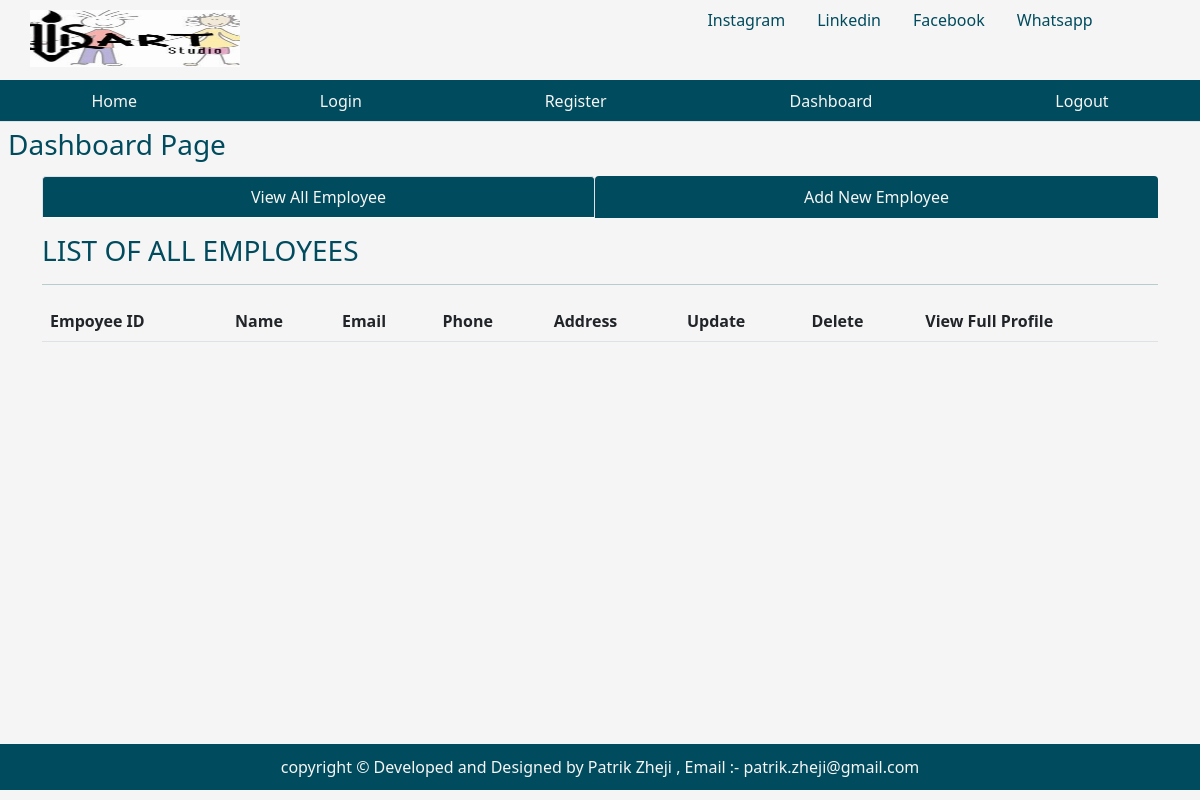
The app's page /dashboard, older data.
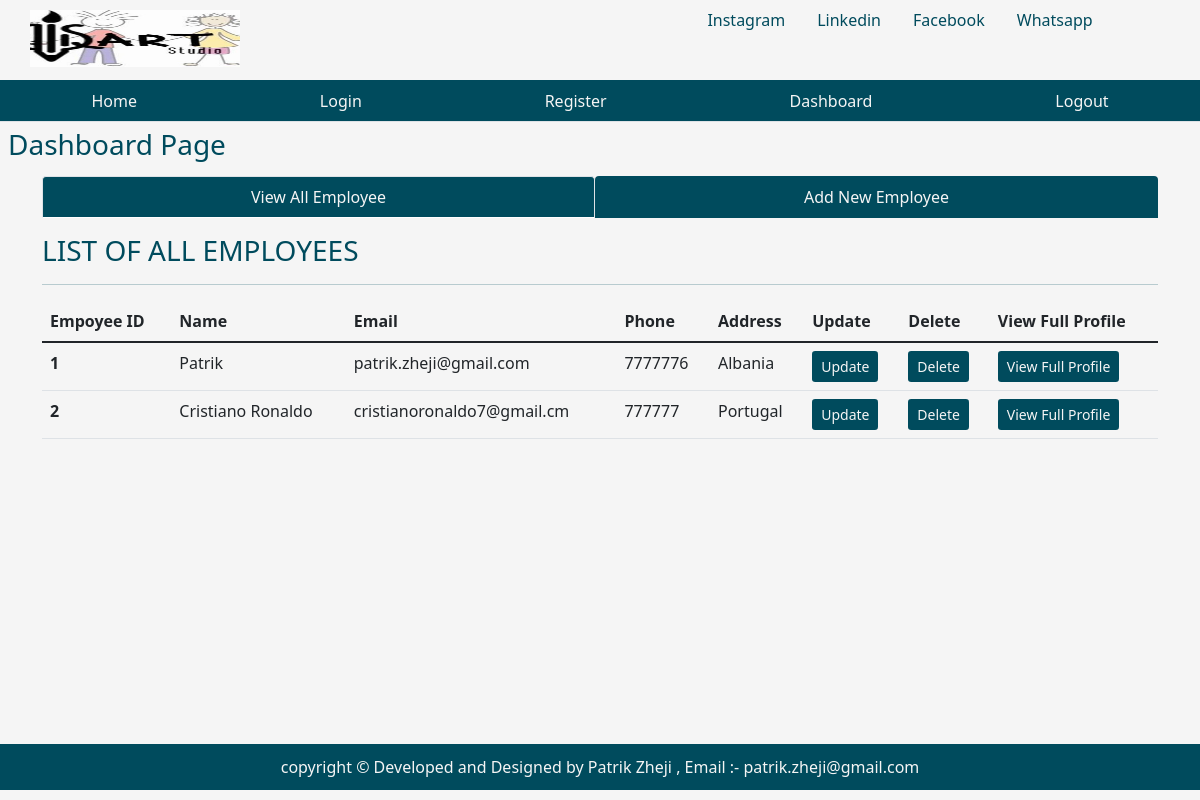
The same page, newer data.
### tables this page shows
CREATE TABLE emp (
    empid INTEGER PRIMARY KEY AUTOINCREMENT,
    name TEXT NOT NULL,
    email TEXT,
    phone INTEGER,
    address TEXT,
    joining_date TIMESTAMP DEFAULT CURRENT_TIMESTAMP,
    total_projects INTEGER DEFAULT 1,
    total_test_case INTEGER DEFAULT 1,
    total_defects_found INTEGER DEFAULT 1,
    total_defects_pending INTEGER DEFAULT 1
);

### app.py (the view)
@app.route('/dashboard')
def dashboard():
    user = get_current_user()
    db = get_database()
    emp_cur = db.execute('SELECT empid, name, email, phone, address FROM emp')
    allemp = emp_cur.fetchall()
    return render_template('dashboard.html', user=user, allemp=allemp)

### app.py (called while the page is built)
@app.teardown_appcontext
def close_database(eror):
    if hasattr(g, 'crudapplication_db'):
        g.crudapplication_db.close()

def get_current_user():
    user = None
    if 'user' in session:
        user = session['user']
        db = get_database()
        user_cur = db.execute('SELECT * FROM users WHERE name = ?', [user])
        user = user_cur.fetchone()
    return user

### database.py (called while the page is built)
def connect_to_database():
    sql = sqlite3.connect('/Users/patrikzheji/Desktop/Final-Project-Website-Qendra/Final_project_Holberton/crudapplication.db')
    sql.row_factory = sqlite3.Row
    return sql

def get_database():
    if not hasattr(g, 'crudapplication_db'):
        g.crudapplication_db = connect_to_database()
    return g.crudapplication_db

### templates/dashboard.html (shortened to what this page needs)
{% from "showlinks.html" import show_links, showsocialmedialinks %}
<!DOCTYPE html>
<html lang="en">
<head>
    <link href="https://cdn.jsdelivr.net/npm/bootstrap@5.1.3/dist/css/bootstrap.min.css" rel="stylesheet">
    <link rel="stylesheet" href="{{ url_for('static', filename='dashboard.css')}}" type = "text/css">
</head>
<body>
      <div class="parent">
        <div class="child child1">
          <img src="static/qartstudiologo.png" alt="Logo">
        </div>
        <div class="child child2">
          {{ showsocialmedialinks() }}
        </div>
        <div class="child child3">
          {{ show_links() }}
        </div>
        <div class="child child4">
            <h3 class="m-2">Dashboard Page</h3>
        </div>
        <div class="child child5" style="color:rgb(0, 75, 93);">
        </div>
        <div class="child child6  container" style="color:rgb(0, 75, 93);">
            <ul class="nav nav-tabs nav-fill mb-3">
                <li class="nav-item">
                  <a class="nav-link active" aria-current="page" href="{{ url_for('dashboard') }}" style="background-color:rgb(0, 75, 93); color:whitesmoke;">View All Employee</a>
                </li>
                <li class="nav-item">
                  <a class="nav-link" style=" background-color:rgb(0, 75, 93); color:whitesmoke;" href="{{ url_for('addnewemployee')}}">Add New Employee</a>
                </li>
              </ul>
              <div class="table-responsive-lg caption-top">
                <caption><h3>LIST OF ALL EMPLOYEES</h3></caption>
                <hr>
                <table class="table">
                    <thead>
                        <tr>
                          <th scope="col">Empoyee ID</th>
                          <th scope="col">Name</th>
                          <th scope="col">Email</th>
                          <th scope="col">Phone</th>
                          <th scope="col">Address</th>
                          <th scope="col">Update</th>
                          <th scope="col">Delete</th>
                          <th scope="col">View Full Profile</th>
                        </tr>
                      </thead>
                      <tbody>
                        {% for emp in allemp %}
                        <tr>
                            <th scope="row">{{ emp['empid'] }}</th>
                            <td>{{ emp['name'] }}</td>
                            <td>{{ emp['email'] }}</td>
                            <td>{{ emp['phone'] }}</td>
                            <td>{{ emp['address'] }}</td>
                            <td><a class="btn btn-sm" style="background-color:rgb(0, 75, 93); color:whitesmoke;" href="{{ url_for('fetchone', empid=emp['empid']  )}}">Update</a></td>
                            <td><a class="btn btn-sm" style="background-color:rgb(0, 75, 93); color:whitesmoke;" href="{{ url_for('deletemp', empid=emp['empid']  )}}">Delete</a></td>
                            <td><a class="btn btn-sm" style="background-color:rgb(0, 75, 93); color:whitesmoke;" href="{{ url_for('singleemployee', empid=emp['empid']  )}}">View Full Profile</a></td>
                          </tr>
                        {% endfor %}
                      </tbody>
                </table>
              </div>
        </div>
        <div class="child child7" style="background-color:rgb(0, 75, 93); color:whitesmoke;">
            <p class="p-3 text-center">copyright &copy; Developed and Designed by Patrik Zheji , Email :- patrik.zheji@gmail.com</p>
        </div>
      </div>
</body>
</html>

Row changes from the older to the newer data that the page shows:
added emp: empid "1", name "Patrik", email "patrik.zheji@gmail.com", phone "7777776", address "Albania"
added emp: empid "2", name "Cristiano Ronaldo", email "cristianoronaldo7@gmail.cm", phone "777777", address "Portugal"
